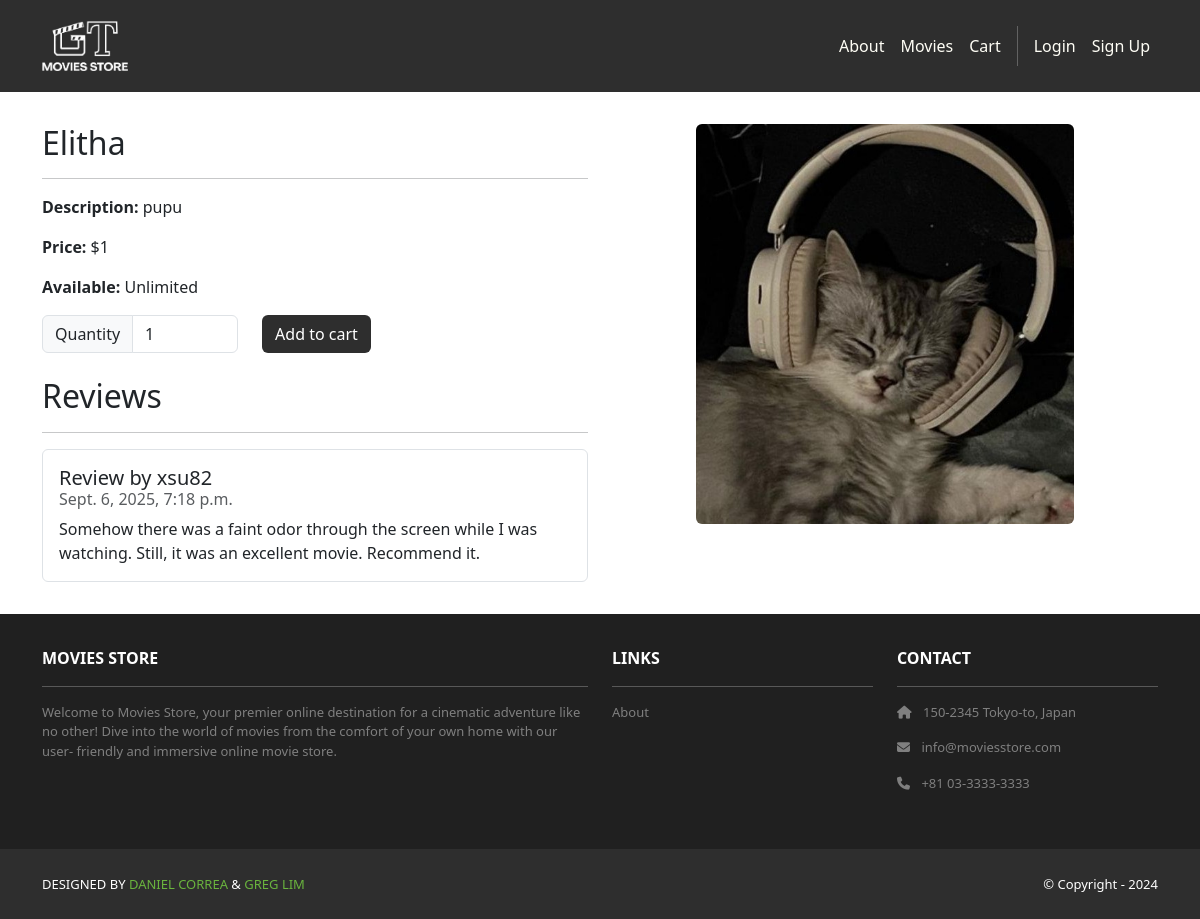
The app's page /movies/3/ with its own data.
### movies/models.py (models this page shows, shortened)
class Movie(models.Model):
    id = models.AutoField(primary_key=True)
    name = models.CharField(max_length=255)
    price = models.IntegerField()
    description = models.TextField()
    image = models.ImageField(upload_to='movie_images/')
    amount_left = models.PositiveIntegerField(null=True, blank=True, default=None)

class Review(models.Model):
    id = models.AutoField(primary_key=True)
    comment = models.CharField(max_length=255)
    date = models.DateTimeField(auto_now_add=True)
    movie = models.ForeignKey(Movie,
        on_delete=models.CASCADE)
    user = models.ForeignKey(User,
        on_delete=models.CASCADE)

### movies/views.py (the view)
# urls.py: path('<int:id>/', views.show, name='movies.show'),
def show(request, id):
    movie = Movie.objects.get(id=id)
    reviews = Review.objects.filter(movie=movie)
    template_data = {}
    template_data['title'] = movie.name
    template_data['movie'] = movie
    template_data['reviews'] = reviews
    return render(request, 'movies/show.html',
                    {'template_data': template_data})

### movies/templates/movies/show.html (shortened to what this page needs)
{% extends 'base.html' %}
{% block content %}
  {% load static %}
  <div class="p-3">
    <div class="container">
      <div class="row mt-3">
        <div class="col-md-6 mx-auto mb-3">
          <h2>{{ template_data.movie.name }}</h2>
          <hr />
          <p>
            <b>Description:</b> {{ template_data.movie.description }}
          </p>
          <p>
            <b>Price:</b> ${{ template_data.movie.price }}
          </p>
          {% if template_data.movie.amount_left is None %}
            <p><b>Available:</b> Unlimited</p>
          {% elif template_data.movie.amount_left > 0 %}
            <p><b>Stock left:</b> {{ template_data.movie.amount_left }}</p>
          {% else %}
            <p class="text-danger"><b>Sold Out</b></p>
          {% endif %}
          {% if template_data.movie.amount_left is None or template_data.movie.amount_left > 0 %}
            <form method="post" action="{% url 'cart.add' id=template_data.movie.id %}">
              <div class="row">
                <div class="col-auto">
                  <div class="input-group col-auto">
                    <div class="input-group-text">Quantity</div>
                    <input
                      type="number"
                      min="1"
                      max="{% if template_data.movie.amount_left %}{{ template_data.movie.amount_left }}{% else %}10{% endif %}"
                      class="form-control quantity-input"
                      name="quantity"
                      value="1"
                    />
                  </div>
                </div>
                <div class="col-auto">
                  <button class="btn bg-dark text-white" type="submit">Add to cart</button>
                </div>
              </div>
            </form>
          {% endif %}
          <h2 class="mt-4">Reviews</h2>
          <hr />
          <ul class="list-group">
            {% for review in template_data.reviews %}
              <li class="list-group-item pb-3 pt-3">
                <h5 class="card-title">Review by {{ review.user.username }}</h5>
                <h6 class="card-subtitle mb-2 text-muted">{{ review.date }}</h6>
                <p class="card-text">{{ review.comment }}</p>
              </li>
            {% empty %}
              <li class="list-group-item">No reviews yet.</li>
            {% endfor %}
          </ul>
        </div>
        <div class="col-md-6 mx-auto mb-3 text-center">
          <img src="{{ template_data.movie.image.url }}" class="rounded img-card-400" />
        </div>
      </div>
    </div>
  </div>
{% endblock %}

### moviesstore/static/css/style.css (style rules this page uses)
.bg-dark { background-color: #2E2E2E !important; }
.img-card-400 { width: fit-content; max-height: 400px; }

### records on screen
Movie: movie.name "Elitha", movie.description "pupu", movie.price "1", quantity "1", movie.image (picture)
Review: user.username "xsu82", date "Sept. 6, 2025, 7:18 p.m.", comment "Somehow there was a faint odor through the screen while I was watching. Still, it was an excellent movie. Recommend it."
